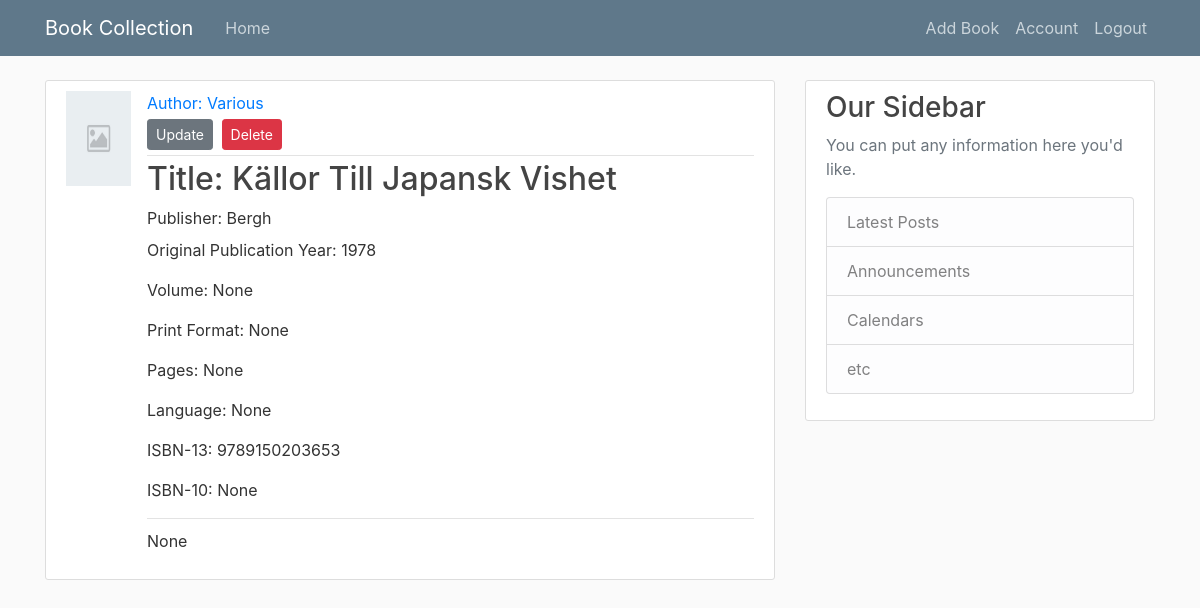
/book/3 (signed in), run on the app's committed database.
### flask_collection/models.py (models this page shows, shortened)
class Book(db.Model):
    id = db.Column(db.Integer, primary_key=True)
    author = db.Column(db.String(50), nullable=False)
    title = db.Column(db.String(50), nullable=False)
    sub_title = db.Column(db.String(50))
    org_title = db.Column(db.String(50))
    org_sub_title = db.Column(db.String(50))
    volume = db.Column(db.Integer)
    publication_date = db.Column(db.DateTime)
    org_publication_year = db.Column(db.String(4))
    print_format = db.Column(db.String(20))
    pages = db.Column(db.Integer)
    publisher = db.Column(db.String(20))
    cover = db.Column(db.String(20), default='placeholder.png')
    language = db.Column(db.String(20))
    language_iso = db.Column(db.String(2))
    isbn_13 = db.Column(db.String(13))
    isbn_10 = db.Column(db.String(10))
    description = db.Column(db.Text)

### flask_collection/routes.py (the view)
@app.route('/book/<book_id>')
@login_required
def view_book(book_id):
    book = Book.query.get_or_404(book_id)
    return render_template('book.html', title=book.title, book=book)

### flask_collection/models.py (called while the page is built)
@login_manager.user_loader
def load_user(user_id):
    return User.query.get(int(user_id))

### flask_collection/templates/book.html (shortened to what this page needs)
{% extends "layout.html" %}
{% block content %}
  <article class="media content-section">
    <img class="article-img" src="{{ url_for('static', filename='cover_images/' + book.cover) }}" alt="{{ book.cover }}">
    <div class="media-body">
      <div class="article-metadata">
        <a class="mr-2" href="#">Author: {{ book.author }}</a>
        <div>
          <a class="btn btn-secondary btn-sm mt-1 mb-1" href="{{ url_for('update_book', book_id=book.id) }}">Update</a>
          <button type="button" class="btn btn-danger btn-sm m-1" data-toggle="modal" data-target="#deleteModal">Delete</button>
        </div>
      </div>
      <h2 class="article-title">Title: {{ book.title }}</h2>
      <p class="article-publisher">Publisher: {{ book.publisher }}
      </p>
      <p>Original Publication Year: {{ book.org_publication_year }}</p>
      <p>Volume: {{ book.volume }}</p>
      <p>Print Format: {{ book.print_format }}</p>
      <p>Pages: {{ book.pages }}</p>
      <p>Language: {{ book.language }}</p>
      <p>ISBN-13: {{ book.isbn_13 }}</p>
      <p>ISBN-10: {{ book.isbn_10 }}</p>
      <p class="article-description">{{ book.description }}</p>
    </div>
  </article>
{% endblock content %}

### flask_collection/static/main.css (style rules this page uses)
body { background: #fafafa; color: #333333; margin-top: 5rem; }
h1, h2, h3, h4, h5, h6 { color: #444444; }
.content-section { background: #ffffff; padding: 10px 20px; border: 1px solid #dddddd; border-radius: 3px; margin-bottom: 20px; }
.article-title { color: #444444; }
.article-description { padding-top: 10px; border-top: 1px solid #e3e3e3 }
.article-img { height: 95px; width: 65px; margin-right: 16px; }
.article-metadata { padding-bottom: 1px; margin-bottom: 4px; border-bottom: 1px solid #e3e3e3 }
.article-publisher { margin-bottom: 4px; padding-bottom: 4px; }

### data on the page
Book: cover (placeholder picture), author "Various", title "Källor Till Japansk Vishet", publisher "Bergh", org_publication_year "1978", volume "None", print_format "None", pages "None", language "None", isbn_13 "9789150203653", isbn_10 "None", description "None"
